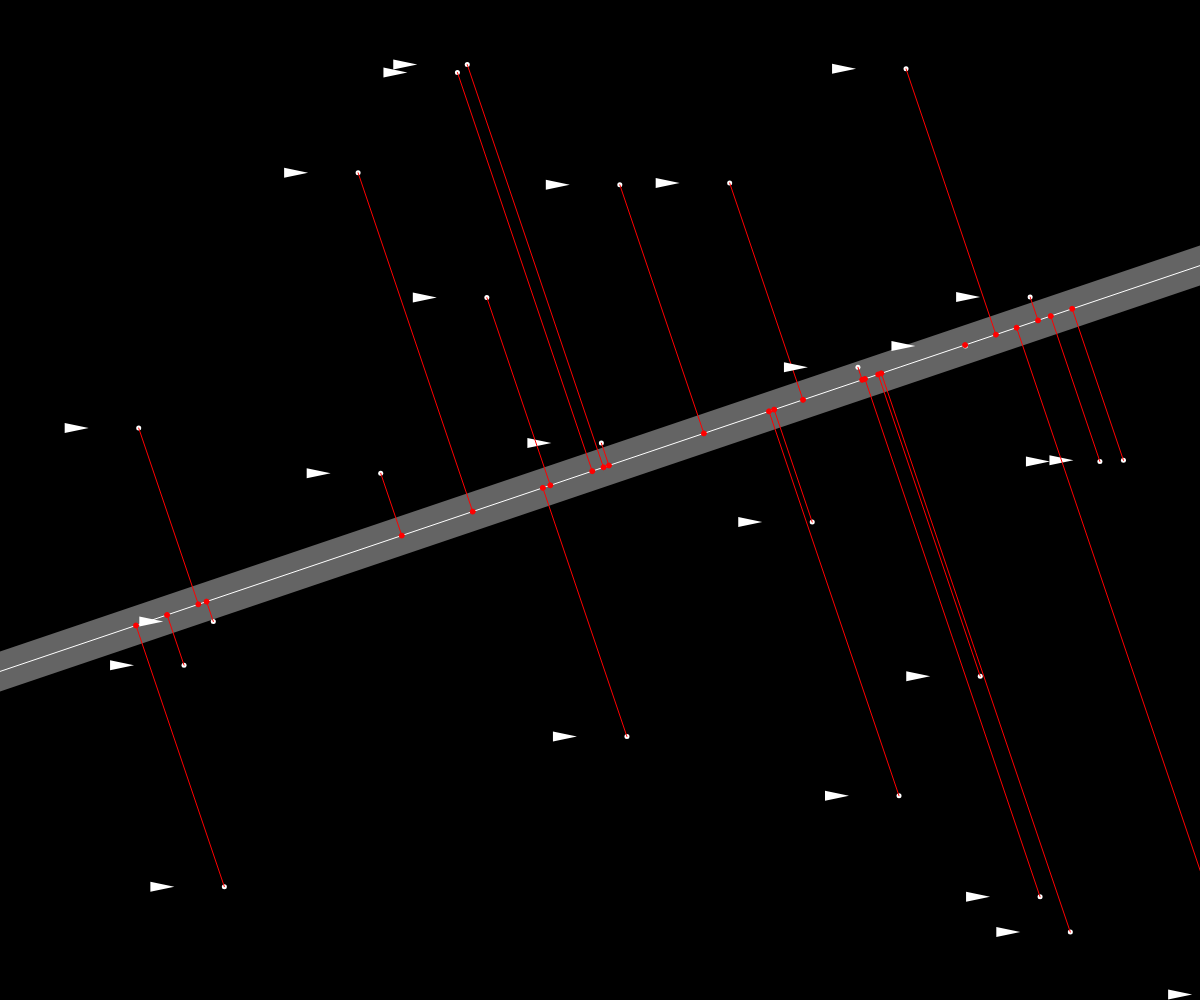
Frame 1 (no input)
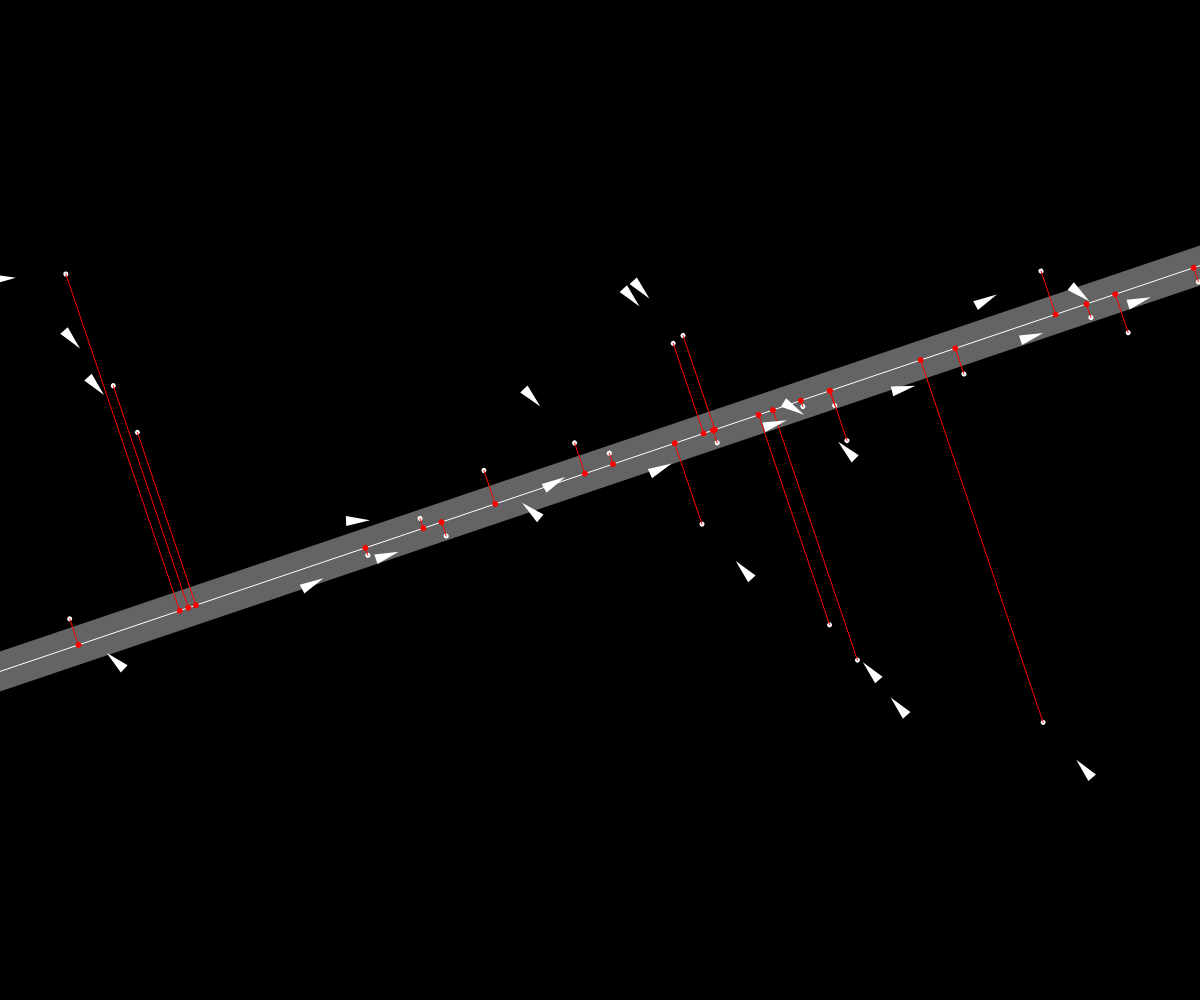
Frame 60 (no input)
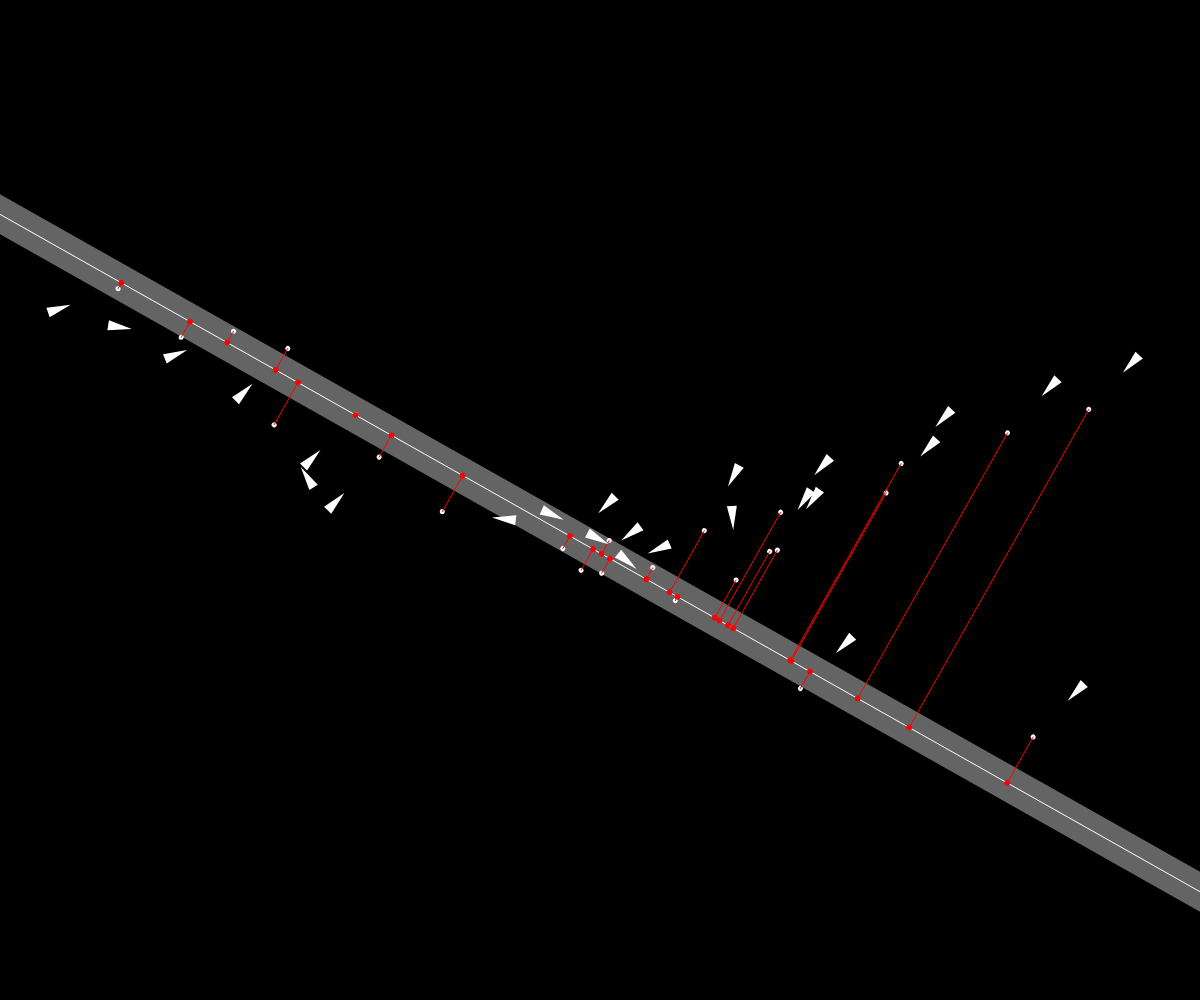
Frame 120 (the mouse pressed at the canvas centre since frame 60)

The p5.js sketch that drew these frames (run headless with seeded random() and noise() and a simulated clock; from frame 60 on, the mouse is pressed at the canvas centre):

// p5.js sketch
// ── sketch.js
var path;
var triganisms = [];

function setup() {

	createCanvas(windowWidth, windowHeight);

	path = new Path(100, 0); // yBound, numTurns

	for (let i = 0; i < 25; i++) {
		var triganism = new Triganism();
		triganisms.push(triganism);
	}

}

// create new path on key click
function keyPressed() {
	path = new Path(100, 0);
}

setInterval(function() {
	path = new Path(100, 0);
}, 3000);

function draw() {

	background(0);

	path.gen(20); // radius

	for (let triganism of triganisms) {
		triganism.gen();
		var normalPoint = triganism.scalarProject(path.p1, path.p2);
		triganism.steer(normalPoint.x, normalPoint.y, path);
	}

}

// ── Path.js
function Path(yBound, numTurns) {

    this.p1 = new p5.Vector(0, random(yBound, height - yBound));
    this.p2 = new p5.Vector(width, random(yBound, height - yBound));

}

Path.prototype.gen = function(radius) {

  this.radius = radius;

  // create line
  stroke(255);
  line(this.p1.x, this.p1.y, this.p2.x, this.p2.y);

  // create padding
  noStroke();
  fill(255, 100);

  beginShape()
    vertex(this.p1.x, this.p1.y-radius); // TL
    vertex(this.p2.x, this.p2.y-radius); // TR
    vertex(this.p2.x, this.p2.y+radius); // BR
    vertex(this.p1.x, this.p1.y+radius); // BL
  endShape();

}

// ── Triganism.js
function Triganism() {

  this.maxSpeed = 4;
  this.maxForce = 1;

  this.r = new p5.Vector(random(0, width), random(0, height));
  this.v = new p5.Vector(100, 0);
  this.a = new p5.Vector(0, 0);

  this.futureR = new p5.Vector(this.r.x, this.r.y);

}

Triganism.prototype.gen = function() {

  // constrain velocity
  this.v.x = constrain(this.v.x, -this.maxSpeed, this.maxSpeed);
  this.v.y = constrain(this.v.y, -this.maxSpeed, this.maxSpeed);

  // physics
  this.r.add(this.v);
  this.v.add(this.a);

  // teleport
  if (this.r.x > width) {
    this.r.x = 0;
  } if (this.r.x < 0) {
    this.r.x = width;
  }

  // calculate triganism vertices
  this.apos = new p5.Vector(12, 0);
  this.bpos = new p5.Vector(-12, - 5);
  this.cpos = new p5.Vector(-12, 5);

  // generate triganism
  push();
  translate(this.r.x, this.r.y);
  noStroke(0);
  fill(255);
  rotate(this.v.heading());

  triangle(this.apos.x, this.apos.y, this.bpos.x, this.bpos.y, this.cpos.x, this.cpos.y);

  this.futureR.x = this.apos.x + 50;
  this.futureR.y = this.apos.y;
  this.futureR.rotate(this.v.heading());
  ellipse(this.apos.x + 50, this.apos.y, 5)

  pop();

  // fix futureR
  this.futureR.add(this.r);

  // reset acceleration
  this.a.mult(0);

}

Triganism.prototype.applyForce = function(force) {
  this.a.add(force);
}

Triganism.prototype.steer = function(targetX, targetY, path) {

  var target = new p5.Vector(targetX, targetY);

  if (target.dist(this.futureR) > path.radius) {
    var desired = p5.Vector.sub(target, this.r);
    var steerVel = p5.Vector.sub(desired, this.v);
    steerVel.setMag(this.maxForce);

    this.applyForce(steerVel);
  }

}

Triganism.prototype.scalarProject = function(a, b) {
  var ap = p5.Vector.sub(this.futureR, a);
  var ab = p5.Vector.sub(b, a);

  ab.normalize()
  ab.mult(ap.dot(ab));

  var normalPoint = p5.Vector.add(ab, a);

  fill(255, 0, 0);
  stroke(255, 0, 0);
  ellipse(normalPoint.x, normalPoint.y, 5);
  line(this.futureR.x, this.futureR.y, normalPoint.x, normalPoint.y);

  return normalPoint;
}
